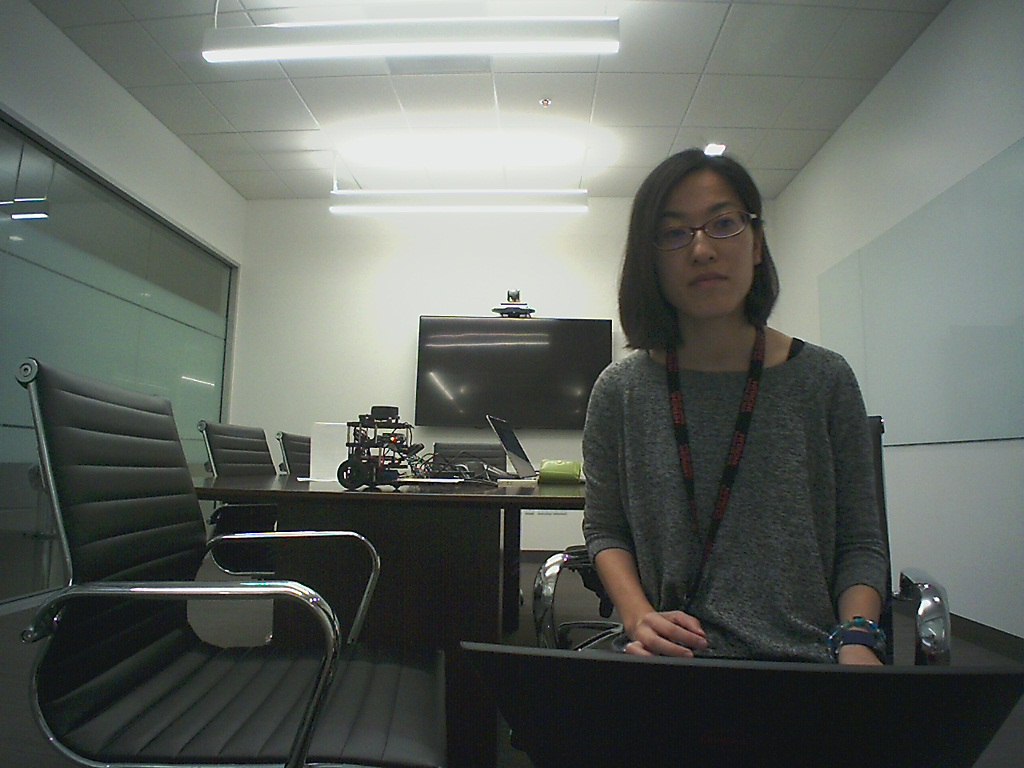
#> input picture Michiko/image.jpg, 1024 x 768 px
$ python blurring.py --image Michiko/image.jpg
#> lines starting #> are read from the running program, lines starting #| are printed output that depends on the picture
#!/usr/local/opt/python3/bin/python3
import numpy as np
import argparse
import cv2

# construct the argument parse and parse the arguments
ap = argparse.ArgumentParser()
ap.add_argument("-i", "--image", help = "Path to image file")
args = vars(ap.parse_args())

image = cv2.imread(args["image"])
#> image is the input picture: shape (768, 1024, 3); mean B, G, R 97.1, 102.8, 97.4
cv2.imshow("Original", image)

# Convolution kernel or kernel
# sliding window of K x K over the image going left to right
# top to bottom
blurred = np.hstack([
    cv2.blur(image, (3,3)),
    cv2.blur(image, (5,5)),
    cv2.blur(image, (7,7))])
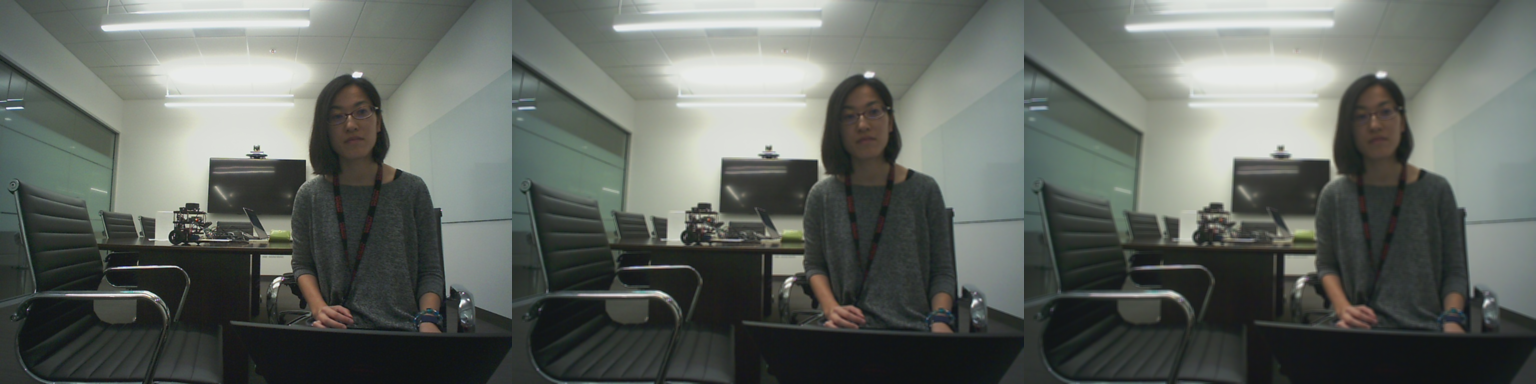
#> blurred: shape (768, 3072, 3) (shown at 1/2 size); mean B, G, R 97.1, 102.8, 97.4
cv2.imshow("Averaged", blurred)
cv2.waitKey(0)

blurred = np.hstack([
    cv2.GaussianBlur(image, (3,3), 0),
    cv2.GaussianBlur(image, (5,5), 0),
    cv2.GaussianBlur(image, (7,7), 0)])
cv2.imshow("Gaussian", blurred)
cv2.waitKey(0)

blurred = np.hstack([
    cv2.medianBlur(image, 3),
    cv2.medianBlur(image, 5),
    cv2.medianBlur(image, 7)])
cv2.imshow("Median",blurred)
cv2.waitKey(0)

blurred = np.hstack([
    cv2.bilateralFilter(image, 5, 21, 21),
    cv2.bilateralFilter(image, 7, 31, 31),
    cv2.bilateralFilter(image, 9, 41, 41)])
cv2.imshow("Bilateral",blurred)
cv2.waitKey(0)
